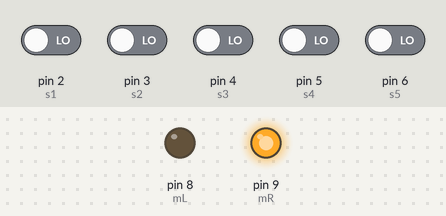
Recording of a sketch running on a simulated Arduino Uno, built with avr-gcc and run on an emulated ATmega328P. Parts: output pins drawn as LEDs (lit = HIGH). Inputs (shaded band) come from the test bench; at power-on: pin 2 (s1), pin 3 (s2), pin 4 (s3), pin 5 (s4), pin 6 (s5) LOW.

Above: at 1.2 s.
1.3 s: pin 3 (s2) driven HIGH
At 2.1 s:
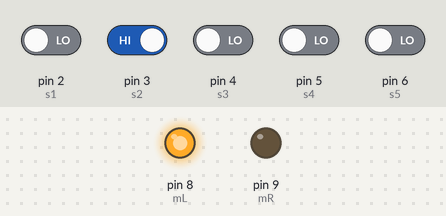
2.8 s: pin 5 (s4) driven HIGH
At 3.3 s:
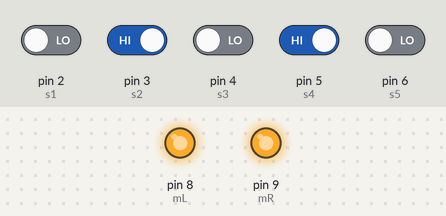
4.3 s: pin 5 (s4) driven LOW
At 5.5 s:
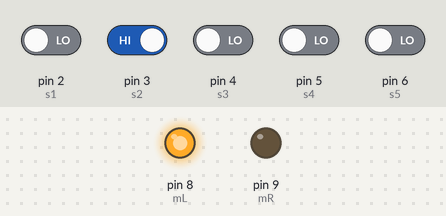
5.8 s: pin 3 (s2) driven LOW
At 6.7 s:
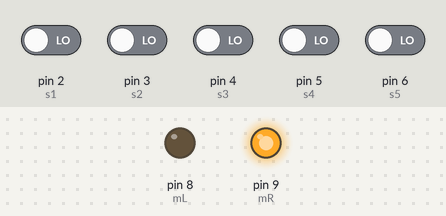
Timing chart, 0 to 8.3 s (numbered marks = the images above; inputs shaded):
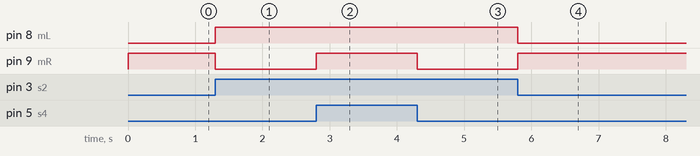

The sketch:

code1.ino
```cpp
#define s1 2
#define s2 3
#define s3 4
#define s4 5
#define s5 6

#define mL 8
#define mR 9

int outs[5];
void readSensors();
void printouts();

void setup() {
  pinMode(s1, INPUT);
  pinMode(s2, INPUT);
  pinMode(s3, INPUT);
  pinMode(s4, INPUT);
  pinMode(s5, INPUT);

  pinMode(mL, OUTPUT);
  pinMode(mR, OUTPUT);

  Serial.begin(9600);
}

void loop() {
  readSensors();

  if (outs[1] == 1 && outs[3] == 1){
    digitalWrite(mR, HIGH);
    digitalWrite(mL, HIGH);
  }
  else if (outs[1] == 0){
    digitalWrite(mR, HIGH);
    digitalWrite(mL, LOW);
  }
  else if (outs[3] == 0){
    digitalWrite(mR, LOW);
    digitalWrite(mL, HIGH);
  }
  else {
    digitalWrite(mR, LOW);
    digitalWrite(mL, LOW);
  }

}

// this initiate the outs[]
void readSensors() {
  outs[0] = digitalRead(s1);
  outs[1] = digitalRead(s2);
  outs[2] = digitalRead(s3);
  outs[3] = digitalRead(s4);
  outs[4] = digitalRead(s5);
}

void printouts(){
  for (int i = 0; i < 5; i++){
    Serial.print(outs[i]);
    Serial.print(" ");
  }
  Serial.println();
}
```

Measured:
- after the input at 1.3 s, pin 8 (mL): LOW → HIGH at once; pin 9 (mR): HIGH → LOW at once
- after the input at 2.8 s, pin 9 (mR): LOW → HIGH at once
- after the input at 4.3 s, pin 9 (mR): HIGH → LOW at once
- after the input at 5.8 s, pin 8 (mL): HIGH → LOW at once; pin 9 (mR): LOW → HIGH at once
